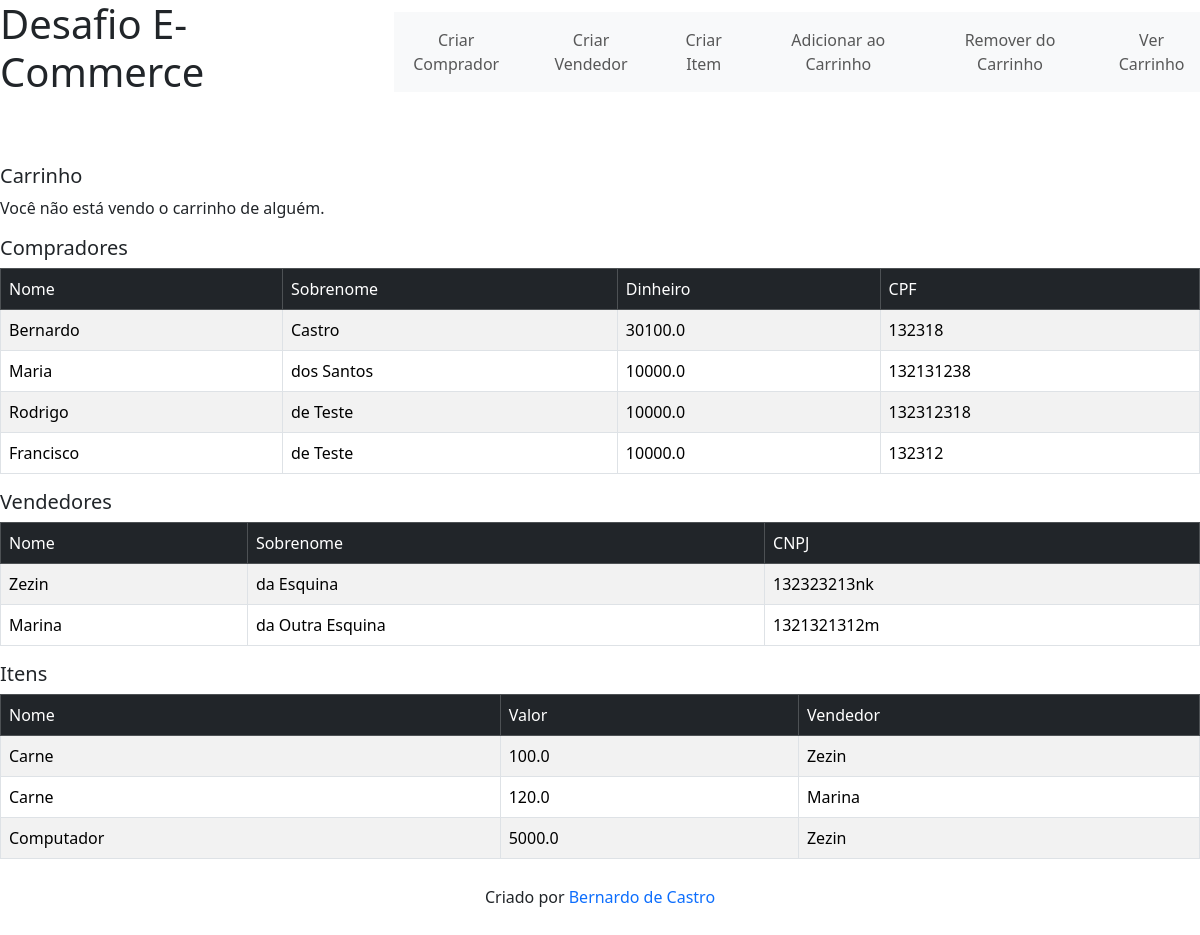
Before: / with the older database file.
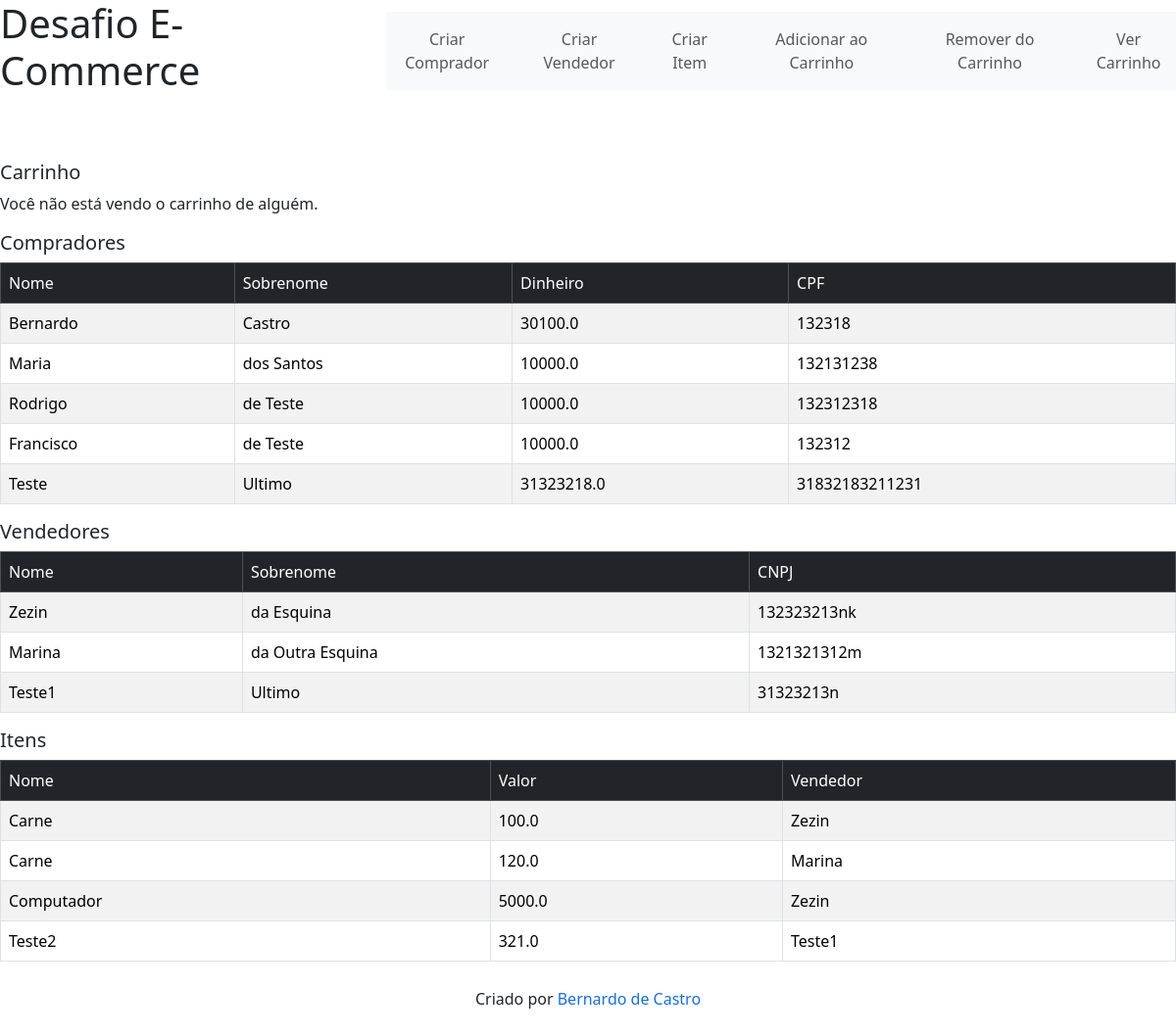
After: the same page with the newer database file.
### tables this page shows
CREATE TABLE compradores (
            id INTEGER PRIMARY KEY AUTOINCREMENT,
            nome TEXT NOT NULL,
            sobrenome TEXT NOT NULL,
            dinheiro REAL NOT NULL,
            cpf TEXT UNIQUE NOT NULL,
            carrinho TEXT
        );

CREATE TABLE vendedores (
            id INTEGER PRIMARY KEY AUTOINCREMENT,
            nome TEXT NOT NULL,
            sobrenome TEXT NOT NULL,
            cnpj TEXT UNIQUE NOT NULL
            );

CREATE TABLE itens (
            id INTEGER PRIMARY KEY AUTOINCREMENT,
            nome TEXT NOT NULL,
            preco REAL NOT NULL,
            vendedor_nome INTEGER,
            FOREIGN KEY(vendedor_nome) REFERENCES vendedores(nome)
            );

### backend/main.py (the view)
@app.route('/')
def index():
    carrinho = request.args.get('carrinho', '')
    return render_template('index.html', compradores=geren.getCompradores(), vendedores=geren.getVendedores(), itens=geren.getItens(), carrinho=carrinho)

### backend/db/dbAPI.py (called while the page is built)
    def __enter__(self):
        self.connection = sql.connect(self.database)
        self.cursor = self.connection.cursor()
        return self

    def __exit__(self, exc_type, exc_val, exc_tb):
        if self.connection:
            self.connection.commit()
            self.cursor.close()
            self.connection.close()

    def getCompradores(self) -> list:
        with self:
            self.cursor.execute("SELECT * FROM compradores")
            return self.cursor.fetchall()

    def getVendedores(self) -> list:
        with self:
            self.cursor.execute("SELECT * FROM vendedores")
            return self.cursor.fetchall()

    def getItens(self) -> list:
        with self:
            self.cursor.execute("SELECT * FROM itens")
            return self.cursor.fetchall()

### frontend/templates/index.html (shortened to what the changed rows need)
<!doctype html>
<html lang="en">
<head>
    <link href="https://cdn.jsdelivr.net/npm/bootstrap@5.3.3/dist/css/bootstrap.min.css" rel="stylesheet"
>
    <link rel="stylesheet" href="{{ url_for('static', filename='css/main.css') }}">
</head>
<body>
    <header>
        <div class="d-flex flex-row align-items-center gap-5">
            <h1>Desafio E-Commerce</h1>
        </div>
    </header>
    <main>
        <div>
            <div>
                <table class="table table-striped table-bordered">
                    <thead class="table-dark">
                        <td>Nome</td>
                        <td>Sobrenome</td>
                        <td>Dinheiro</td>
                        <td>CPF</td>
                    </thead>
                    {% for comprador in compradores %}
                    <tr>
                        {% for dado in comprador[1:-1] %}
                        <td>{{ dado }}</td>
                        {% endfor %}
                    </tr>
                    {% endfor %}
                </table>
            </div>
            <div>
                <table class="table table-striped table-bordered">
                    <thead class="table-dark">
                        <td>Nome</td>
                        <td>Sobrenome</td>
                        <td>CNPJ</td>
                    </thead>
                    {% for vendedor in vendedores %}
                    <tr>
                        {% for dado in vendedor[1:] %}
                        <td>{{ dado }}</td>
                        {% endfor %}
                    </tr>
                    {% endfor %}
                </table>
            </div>
            <div>
                <table class="table table-striped table-bordered">
                    <thead class="table-dark">
                        <td>Nome</td>
                        <td>Valor</td>
                        <td>Vendedor</td>
                    </thead>
                    {% for item in itens %}
                    <tr>
                        {% for dado in item[1:] %}
                        <td>{{ dado }}</td>
                        {% endfor %}
                    </tr>
                    {% endfor %}
                </table>
            </div>
        </div>
    </main>
</body>
</html>

Changed rows visible on the page:
added compradores: nome "Teste", sobrenome "Ultimo", dinheiro "31323218.0", cpf "31832183211231"
added vendedores: nome "Teste1", sobrenome "Ultimo", cnpj "31323213n"
added itens: nome "Teste2", preco "321.0", vendedor_nome "Teste1"
